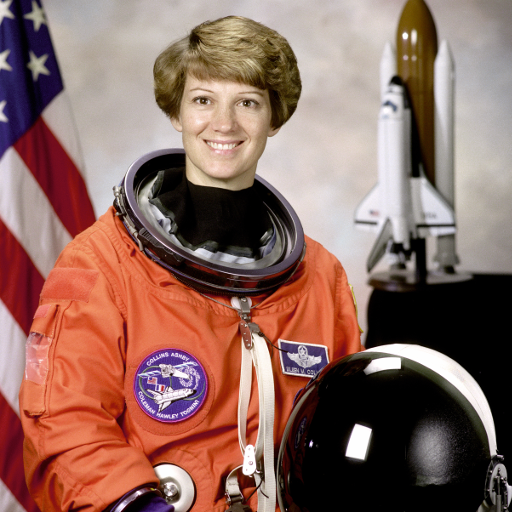
#> input picture sample_images/astronaut.png, 512 x 512 px
$ python -i filters.py   (imports and definitions only)
#> lines starting #> are read from the running program, lines starting #| are printed output that depends on the picture
#> further down, picture is the input picture: shape (512, 512, 3); mean B, G, R 96.5, 105.8, 141.6
"""
filters.py
----------------------------------------------------------------------
Point operations, neighbourhood filters, segmentation-based compositing
and artistic styles built with OpenCV + NumPy.

Every function takes and returns a BGR uint8 image (OpenCV convention)
so filters can be chained freely inside the processing pipeline.
----------------------------------------------------------------------
"""

import cv2
import numpy as np


# ----------------------------------------------------------------------
# Tonal adjustments (point operations)
# ----------------------------------------------------------------------
# [16 lines left out: functions adjust_brightness, adjust_contrast, not called in this run]


def adjust_saturation(image: np.ndarray, value: int) -> np.ndarray:
    """value in [-100, 100]: multiplicative scale of the HSV Saturation channel."""
    if value == 0:
        return image
    hsv = cv2.cvtColor(image, cv2.COLOR_BGR2HSV).astype(np.float32)
    hsv[:, :, 1] = np.clip(hsv[:, :, 1] * (1 + value / 100.0), 0, 255)
    return cv2.cvtColor(hsv.astype(np.uint8), cv2.COLOR_HSV2BGR)


# [24 lines left out: functions adjust_gamma, adjust_sharpness, adjust_warmth, not called in this run]


def auto_enhance(image: np.ndarray) -> np.ndarray:
    """One-click enhance: CLAHE on the L channel of LAB + mild saturation boost."""
    lab = cv2.cvtColor(image, cv2.COLOR_BGR2LAB)
#> lab: shape (512, 512, 3); mean of channels 0, 1, 2 121.8, 141.6, 140
    l, a, b = cv2.split(lab)
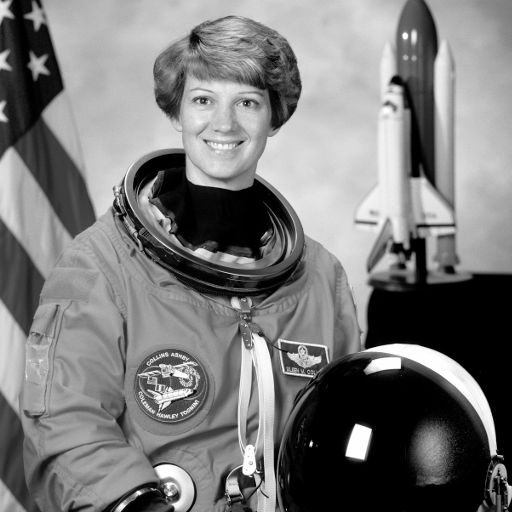
#> l: shape (512, 512); min 0, max 255, mean 121.8
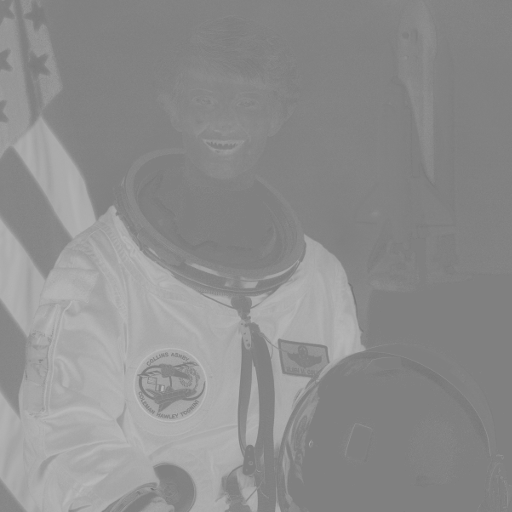
#> a: shape (512, 512); min 114, max 190, mean 141.6
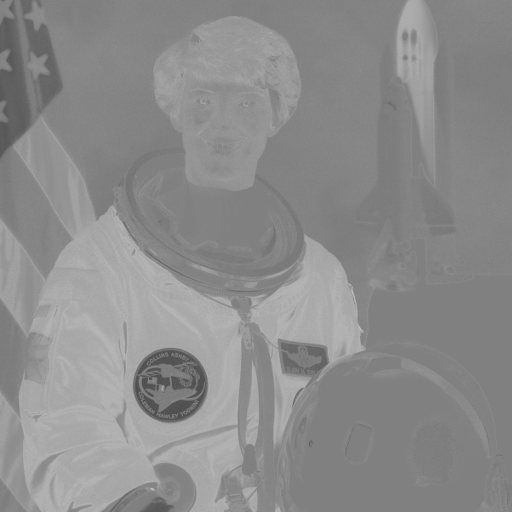
#> b: shape (512, 512); min 76, max 190, mean 140
    l = cv2.createCLAHE(clipLimit=2.0, tileGridSize=(8, 8)).apply(l)
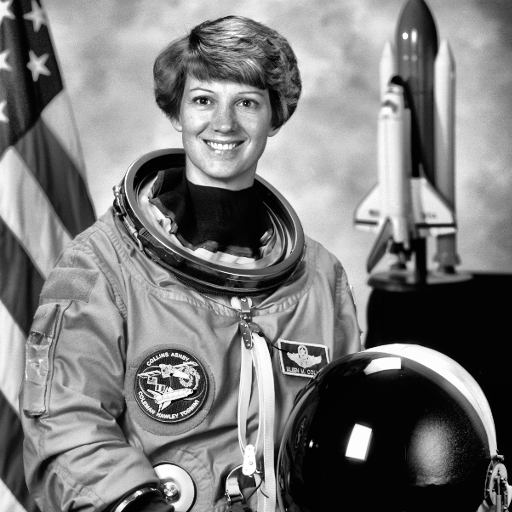
#> l: shape (512, 512); min 0, max 255, mean 123.5
    out = cv2.cvtColor(cv2.merge([l, a, b]), cv2.COLOR_LAB2BGR)
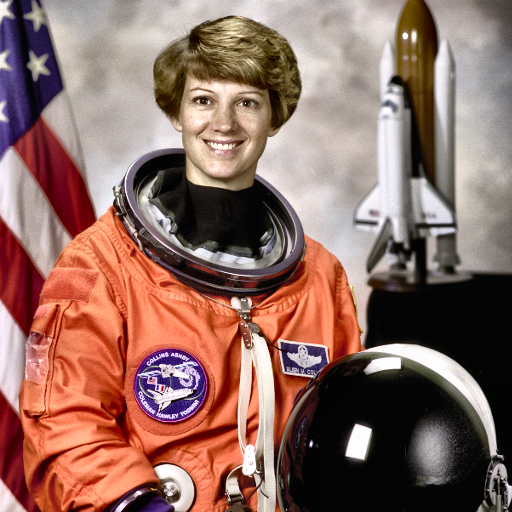
#> out: shape (512, 512, 3); mean B, G, R 98.7, 108, 143.2
    return adjust_saturation(out, 12)
#> in adjust_saturation, `hsv = cv2.cvtColor(image, cv2.COLOR_BGR2HSV).astype(np.float32)`:
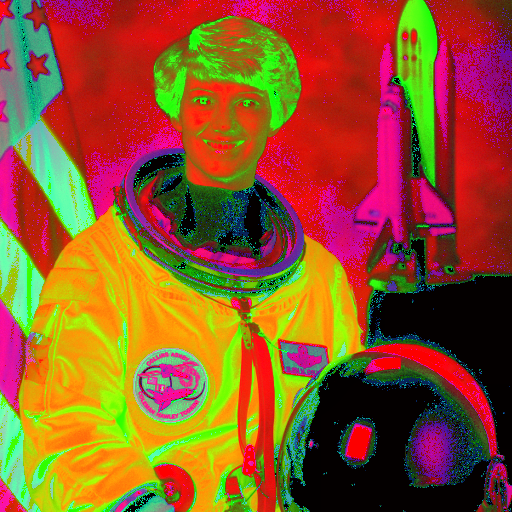
#> hsv: shape (512, 512, 3) float32; mean B, G, R 38.8, 84.5, 144.7
#> in adjust_saturation, `hsv[:, :, 1] = np.clip(hsv[:, :, 1] * (1 + value / 100.0), 0, 255)`:
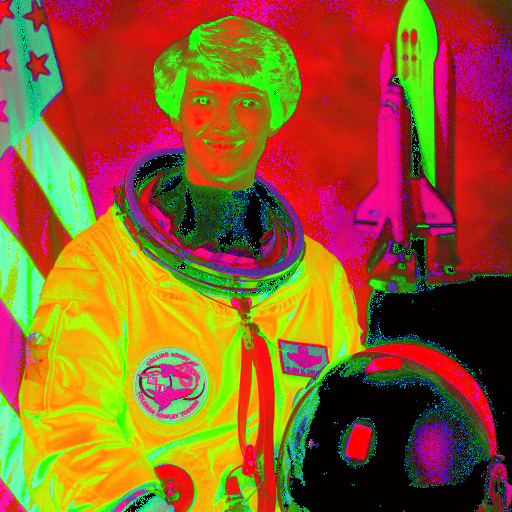
#> hsv: shape (512, 512, 3) float32; mean B, G, R 38.8, 92.6, 144.7


# ----------------------------------------------------------------------
# Segmentation-based compositing (portrait mode)
# ----------------------------------------------------------------------
# [19 lines left out: functions _prepare_mask, alpha_composite, blur_background, not called in this run]


def replace_background_color(image: np.ndarray, mask: np.ndarray, color=(40, 40, 40), feather: int = 15) -> np.ndarray:
    solid = np.full_like(image, color, dtype=np.uint8)
    return alpha_composite(image, solid, _prepare_mask(mask, image.shape, feather))


# [9 lines left out: function replace_background_image, not called in this run]


def greyscale_background(image: np.ndarray, mask: np.ndarray, feather: int = 15) -> np.ndarray:
    """'Colour splash': person stays in colour, background goes grey."""
    return alpha_composite(image, grayscale(image), _prepare_mask(mask, image.shape, feather))


# ----------------------------------------------------------------------
# Artistic styles
# ----------------------------------------------------------------------
def grayscale(image: np.ndarray) -> np.ndarray:
    return cv2.cvtColor(cv2.cvtColor(image, cv2.COLOR_BGR2GRAY), cv2.COLOR_GRAY2BGR)


# [25 lines left out: functions sepia, cartoonize, pencil_sketch, not called in this run]


def color_sketch(image: np.ndarray) -> np.ndarray:
    _, col = cv2.pencilSketch(image, sigma_s=60, sigma_r=0.07, shade_factor=0.05)
    return col


def watercolor(image: np.ndarray) -> np.ndarray:
    return cv2.stylization(image, sigma_s=60, sigma_r=0.45)


# [4 lines left out: function oil_paint, not called in this run]


def edge_detect(image: np.ndarray, low: int = 80, high: int = 160) -> np.ndarray:
    edges = cv2.Canny(cv2.GaussianBlur(cv2.cvtColor(image, cv2.COLOR_BGR2GRAY), (5, 5), 0), low, high)
    return cv2.cvtColor(edges, cv2.COLOR_GRAY2BGR)


def emboss(image: np.ndarray) -> np.ndarray:
    k = np.array([[-2, -1, 0], [-1, 1, 1], [0, 1, 2]], dtype=np.float32)
    return cv2.filter2D(image, -1, k, delta=0)


# [6 lines left out: function noir, not called in this run]


def thermal(image: np.ndarray) -> np.ndarray:
    return cv2.applyColorMap(cv2.cvtColor(image, cv2.COLOR_BGR2GRAY), cv2.COLORMAP_INFERNO)


def cool_tone(image: np.ndarray) -> np.ndarray:
    return adjust_warmth(image, -40)


def warm_tone(image: np.ndarray) -> np.ndarray:
    return adjust_warmth(image, 40)


STYLES = {
    "None": None,
    "Grayscale": grayscale,
    "Sepia": sepia,
    "Noir (high-contrast B&W)": noir,
    "Cartoon": cartoonize,
    "Pencil Sketch": pencil_sketch,
    "Colour Pencil": color_sketch,
    "Watercolour": watercolor,
    "Oil Paint": oil_paint,
    "Emboss": emboss,
    "Edge Detect (Canny)": edge_detect,
    "Thermal (colour map)": thermal,
    "Cool Tone": cool_tone,
    "Warm Tone": warm_tone,
}


# ----------------------------------------------------------------------
# Finishing effects
# ----------------------------------------------------------------------
# [34 lines left out: functions apply_vignette, add_film_grain, resize_max_dim, hex_to_bgr, not called in this run]

>>> import cv2
>>> picture = cv2.imread('sample_images/astronaut.png')
>>> result = auto_enhance(picture)

$ run again, on sample_images/coffee_no_face.png
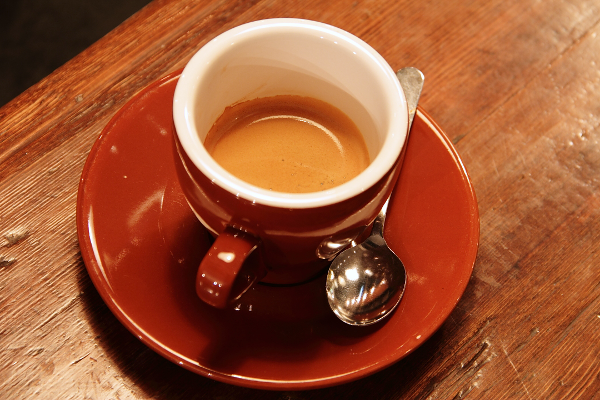
#> input picture sample_images/coffee_no_face.png, 600 x 400 px
#> picture is the input picture: shape (400, 600, 3); mean B, G, R 51.5, 85.8, 158.6
#> lab: shape (400, 600, 3); mean of channels 0, 1, 2 113.4, 154.6, 160.8
#> in adjust_saturation, `hsv[:, :, 1] = np.clip(hsv[:, :, 1] * (1 + value / 100.0), 0, 255)`:
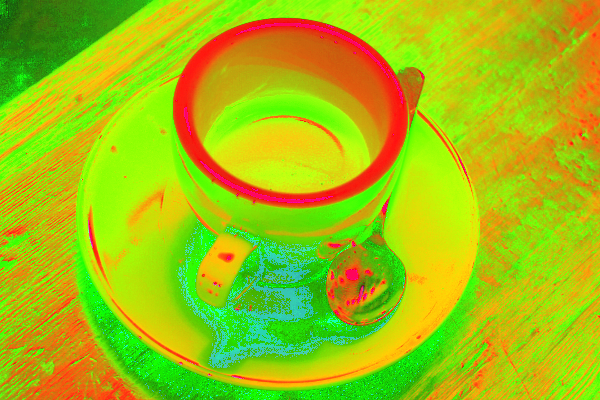
#> hsv: shape (400, 600, 3) float32; mean B, G, R 14.6, 193.1, 163.2
#> in adjust_saturation, `return cv2.cvtColor(hsv.astype(np.uint8), cv2.COLOR_HSV2BGR)`:
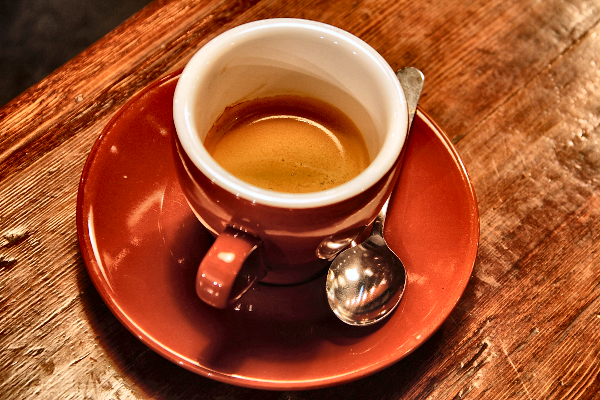
#> returned value: shape (400, 600, 3); mean B, G, R 45.2, 82.9, 163.1
